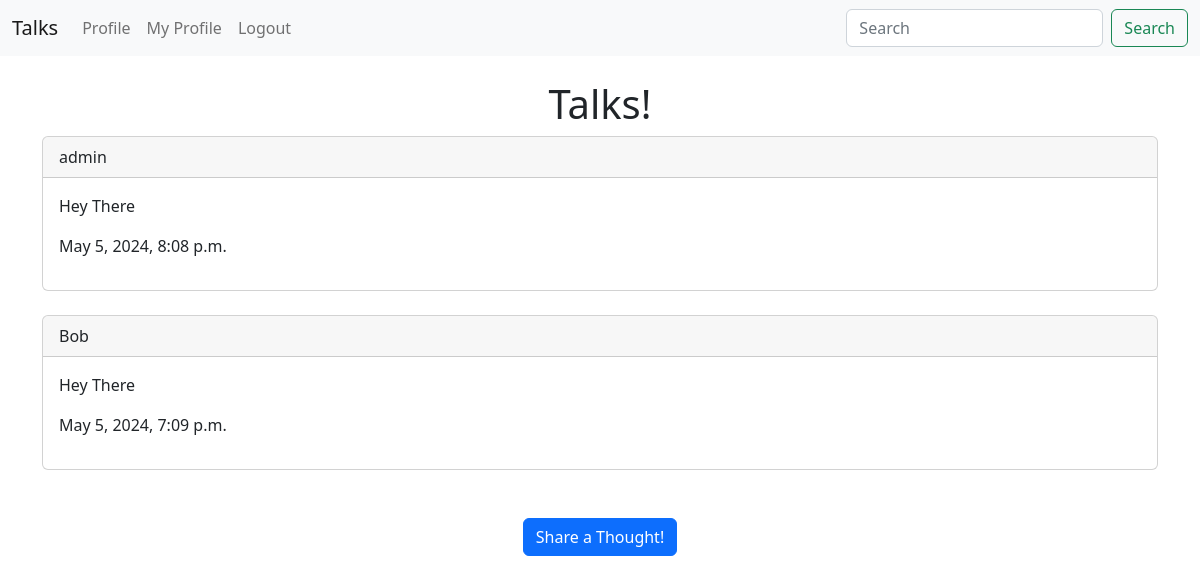
Screenshot of / (signed in) with the database file from the repository.
### Talks/models.py (models this page shows, shortened)
class Talks(models.Model):
    user = models.ForeignKey(
        User, related_name="Talks",
        on_delete=models.DO_NOTHING
    )
    body = models.CharField(max_length=200)
    created_at = models.DateTimeField(auto_now_add=True)

### Talks/views.py (the view, shortened to what this page needs)
# urls.py: path('', views.home, name='home'),
def home(request):
    if request.user.is_authenticated:
        form = TalkForm(request.POST or None)
        talks = Talks.objects.all().order_by("-created_at")
        return render(request, 'home.html', {"talks": talks, "form": form})
    else:
        return render(request, 'login.html')

### Talks/forms.py
class TalkForm(forms.ModelForm):
    body = forms.CharField(required=True,
                           widget=forms.widgets.Textarea(
                               attrs={
                                   "placeholder": "Share Your Thoughts",
                                   "class": "form-control",
                               }
                           ),
                           label="",
                           )
    class Meta:
        model = Talks
        exclude = ("user",)

### Talks/templates/home.html (shortened to what this page needs)
{% extends 'base.html' %}
{% block content %}
    <center><h1>Talks!</h1></center>
    {% for talk in talks %}
        <div class="card">
        <div class="card-header">
          {{talk.user}}
        </div>
        <div class="card-body">
          <p class="card-text">{{talk.body}}</p>
          <p>{{talk.created_at}}</p>
        </div>
      </div> <br>
    {% endfor %}
    <br> <center>
    <p>
        <button class="btn btn-primary" type="button" data-bs-toggle="collapse" data-bs-target="#collapseWidthExample" aria-expanded="false" aria-controls="collapseWidthExample">
          Share a Thought!
        </button>
      </p>
      <div style="min-height: 120px;">
      </div>
    </center>
{% endblock %}

### rows the page displays
Talks: user "admin", body "Hey There", created_at "May 5, 2024, 8:08 p.m."
Talks: user "Bob", body "Hey There", created_at "May 5, 2024, 7:09 p.m."
